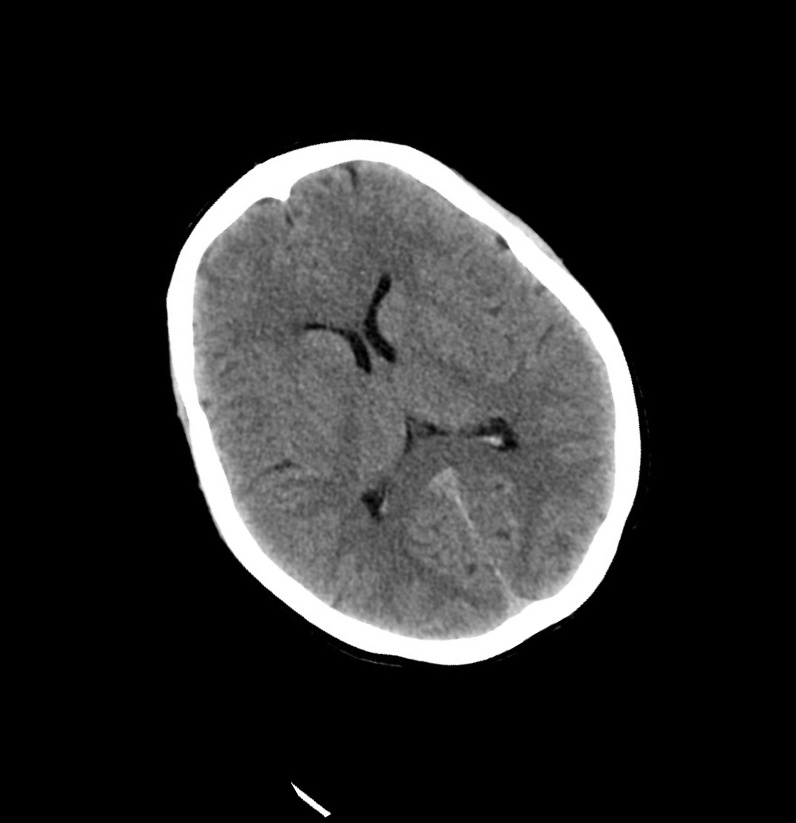
#> input picture Data/CT_rotatedLeft/rotatedLeft_10.jpg, 796 x 823 px, found by its file name
$ python -i preprocessing.py   (imports and definitions only)
#> lines starting #> are read from the running program, lines starting #| are printed output that depends on the picture; after the words box and inside, x2 and y2 are one past the last pixel; in counts of white or black regions, pixels touching at a corner belong together
import numpy as np
import cv2 as cv
import glob
from matplotlib import pyplot as plt
import imutils
import math
import ntpath
from diagnosis import *
# [1 line not run here, left out]


# [150 lines left out: functions readImage, rotateDatasetLeft, rotateDatasetRight, flipDatasetVertical, rotateFlippedDatasetRight, rotateFlippedDatasetLeft and 6 more, not called in this run]

def cropImage(image, contour, index):
  """
  Crops an image according to a defined contour, then store the image and return it.
  @params image
  @params contour: eliptic shaped figure that represents the brain
  @params index: image index in the dataset
  @rtype image
  """
  xRect, yRect, wRect, hRect = cv.boundingRect(contour)
  croppedImage = image[yRect: yRect+hRect,
               xRect: xRect+wRect]
  # [4 lines of commented-out code are left out]
  return croppedImage

def calculateCircularity(contour):
  """
  Takes a contour (brain shaped) and find its circularity value
  @params contour
  @rtype {double}: a value between 0 and 1
  """
  area = cv.contourArea(contour)
  perimeter = cv.arcLength(contour, True)
  circularity = area/perimeter**2
  return circularity

def calculateRoundness(contour):
  """
  Takes a contour (brain shaped) and find its roundness value
  @params contour
  @rtype {double}: a value between 0 and 1
  """
  area = cv.contourArea(contour)
  perimeter = cv.arcLength(contour, True)
  roundness = 4*math.pi*area/(perimeter**2)
  return roundness

def calculateSolidity(contour):
  area = cv.contourArea(contour)
  hull = cv.convexHull(contour)
  hullArea = cv.contourArea(hull)
  solidity = float(area)/hullArea
  return solidity

def detectBrain(path):
  """
  Detect brain boundries by detecting all contours of image and selecting the largest contour to be the brain.
  This function also find stack circularity values of each detected brain.
  @params path
  """
  circularityValues = []
  roundnessValues = []
  area = []
  convexHullValues=[]
  solidity=[]
  solidityValues=[]
  for count, fileName in enumerate(glob.glob(path)):
    head, tail = ntpath.split(fileName)
    name = tail.replace('.jpg', '')
    actualImage = cv.imread('../Data/CT_sharpened/{0}.jpg'.format(name), cv.IMREAD_COLOR)
#> actualImage is the input picture: shape (823, 796, 3); min 0, max 255, mean 40
    # actualImage = imutils.resize(actualImage, width=200)
    image = cv.imread(fileName, cv.IMREAD_COLOR);
    image = cv.cvtColor(image, cv.COLOR_BGR2GRAY)
    (thresh, imageBW) = cv.threshold(image, 128, 255, cv.THRESH_BINARY | cv.THRESH_OTSU)
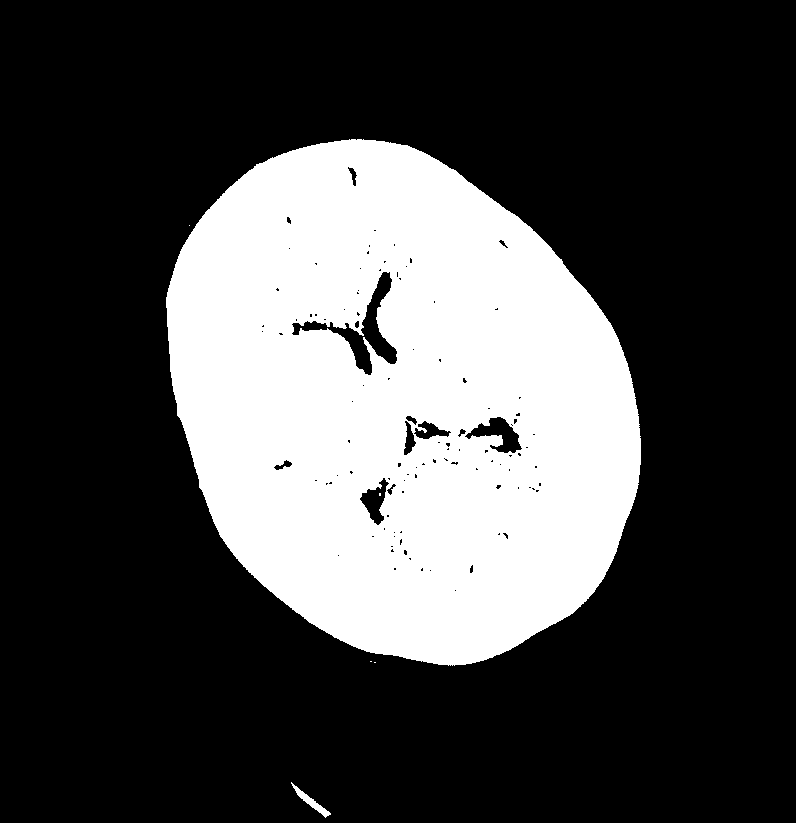
#> imageBW: shape (823, 796); 28.1% white; 6 white regions (4 under 20 px)
#> thresh = 70
    contours, hierarchy = cv.findContours(imageBW, cv.RETR_TREE, cv.CHAIN_APPROX_SIMPLE)
#> contours = 115 contours, 96 with area under 20; largest, box (x1, y1, x2, y2) and area: (166, 139, 641, 666) 188368, (291, 271, 398, 376) 2582, (464, 416, 523, 454) 990, (359, 477, 390, 526) 679, (413, 420, 452, 440) 384
    if len(contours) != 0:
      largestContour = max(contours, key=cv.contourArea)
#> largestContour = contour of 764 points, box (x1, y1, x2, y2) (166, 139, 641, 666), area 188368
      circularity = calculateCircularity(largestContour)
#> in calculateCircularity, `area = cv.contourArea(contour)`: area = 188367.5
#> in calculateCircularity, `perimeter = cv.arcLength(contour, True)`: perimeter = 1670.6
#> in calculateCircularity, `circularity = area/perimeter**2`: circularity = 0.0675
#> circularity = 0.0675
      area.append(getArea(largestContour))
      convexHullValues.append(getConvexHull(largestContour))
      circularityValues.append(circularity)
      roundness = calculateRoundness(largestContour)
#> in calculateRoundness, `area = cv.contourArea(contour)`: area = 188367.5
#> in calculateRoundness, `perimeter = cv.arcLength(contour, True)`: perimeter = 1670.6
#> in calculateRoundness, `roundness = 4*math.pi*area/(perimeter**2)`: roundness = 0.848
#> roundness = 0.848
      roundnessValues.append(roundness)
      solidity = calculateSolidity(largestContour)
#> in calculateSolidity, `area = cv.contourArea(contour)`: area = 188367.5
#> in calculateSolidity, `hull = cv.convexHull(contour)`: hull = contour of 98 points, box (x1, y1, x2, y2) (166, 139, 641, 666), area 189346
#> in calculateSolidity, `hullArea = cv.contourArea(hull)`: hullArea = 189346.5
#> in calculateSolidity, `solidity = float(area)/hullArea`: solidity = 0.995
#> solidity = 0.995
      solidityValues.append(solidity)
      (x,y),radius = cv.minEnclosingCircle(largestContour)
#> x = 401.3; y = 397.5; radius = 275
      center = (int(x),int(y))
#> center = (401, 397)
      radius = int(radius)
#> radius = 274
      croppedImage = cropImage(image, largestContour, name)
#> in cropImage, `xRect, yRect, wRect, hRect = cv.boundingRect(contour)`: xRect = 166; yRect = 139; wRect = 475; hRect = 527
#> in cropImage, `croppedImage = image[yRect: yRect+hRect, xRect: xRect+wRect]`:
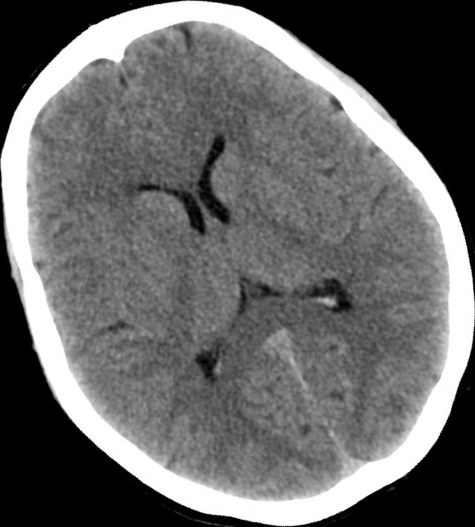
#> croppedImage: shape (527, 475); min 0, max 255, mean 104.3
      croppedImageSmoothed = cv.GaussianBlur(croppedImage, (5,5), cv.BORDER_DEFAULT)
      head, tail = ntpath.split(fileName)
      name = tail.replace('.jpg', '')
      # cv.imwrite('../Data/CT_cropped/{0}.jpg'.format(name), croppedImageSmoothed)
      imageCircled = cv.circle(image,center,radius,(150,70,50),3)
      # [5 lines of commented-out code are left out]
  return circularityValues, roundnessValues, area, solidityValues


# [16 lines left out: function preprocessingScript, not called in this run]

def getCircularityValues():
  [circularityValues, roundness, area, convexHullValues] = detectBrain('../Data/CT_gray/*.jpg')
  return circularityValues

def getRoundnessValues():
  [circularity, roundnessValues, area, convexHullValues] = detectBrain('../Data/CT_gray/*.jpg')
  return roundnessValues

def getArea(contour):
  return cv.contourArea(contour)

def getAreaValues():
  [circularity, roundnessValues, areaValues, solidityValues] = detectBrain('../Data/CT_gray/*.jpg')
  return areaValues

# def getConvexHullValues():
#   [circularity, roundnessValues ,areaValues, convexHullValues] = detectBrain('../Data/CT_gray/*.jpg')
#   return convexHullValues

def getSolidityValues():
  [circularity, roundnessValues, areadValues, solidityValues] = detectBrain('../Data/CT_gray/*.jpg')
  return solidityValues

def getConvexHull(contour):
  return cv.convexHull(contour ,False)

def getDiagnosis():
  return diagnosisList

# getRoundnessValues()
# preprocessingScript()
# rotateFlippedDatasetLeft('../Data/CT_rotatedLeft/*.jpg')
# gatherDataset(['../Data/CT/*.jpg', '../Data/CT_rotatedRight/*.jpg', '../Data/CT_rotatedLeft/*.jpg',
#                '../Data/CT_flippedVertical/*.jpg', '../Data/CT_rotatedFlippedLeft/*.jpg',
#                '../Data/CT_rotatedFlippedRight/*.jpg'])

>>> result = detectBrain('../Data/CT_rotatedLeft/rotatedLeft_10.jpg')
#> result = ([0.0675], [0.848], [188367.5], [0.995])

$ run again, on Data/CT_rotatedLeft/rotatedLeft_18.jpg
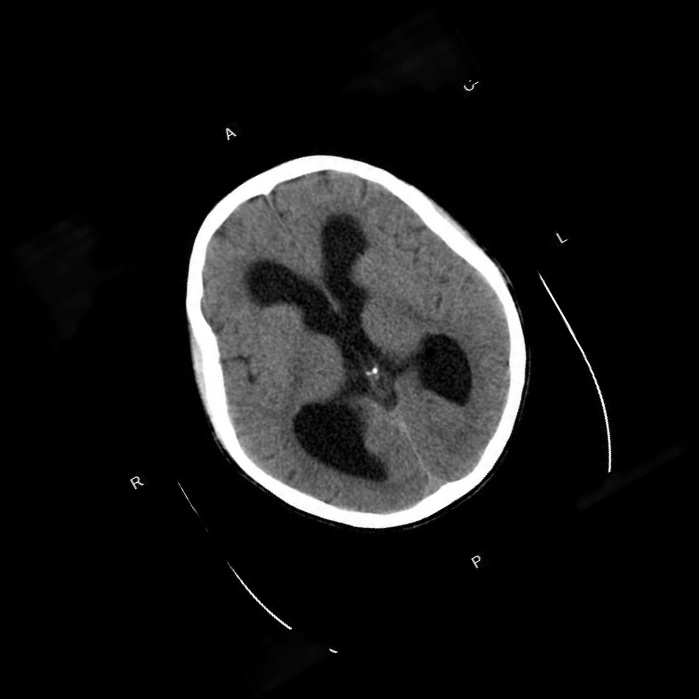
#> input picture Data/CT_rotatedLeft/rotatedLeft_18.jpg, 699 x 699 px, found by its file name
#> in detectBrain, actualImage is the input picture: shape (699, 699, 3); min 0, max 255, mean 23.2
#> in detectBrain, `(thresh, imageBW) = cv.threshold(image, 128, 255, cv.THRESH_BINARY | c..`:
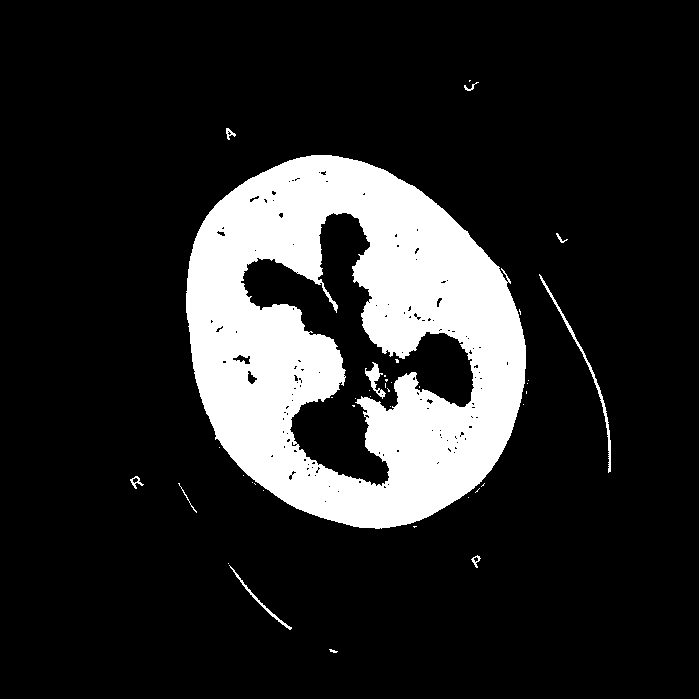
#> imageBW: shape (699, 699); 16% white; 40 white regions (29 under 20 px)
#> thresh = 68
#> contours = 180 contours, 161 with area under 20; largest, box (x1, y1, x2, y2) and area: (186, 155, 526, 529) 97306, (240, 212, 475, 487) 21089, (539, 274, 611, 473) 376, (365, 362, 386, 399) 214, (229, 565, 292, 630) 148
#> largestContour = contour of 552 points, box (x1, y1, x2, y2) (186, 155, 526, 529), area 97306
#> in calculateCircularity, `area = cv.contourArea(contour)`: area = 97306.5
#> in calculateCircularity, `perimeter = cv.arcLength(contour, True)`: perimeter = 1231.3
#> in calculateCircularity, `circularity = area/perimeter**2`: circularity = 0.0642
#> in calculateRoundness, `area = cv.contourArea(contour)`: area = 97306.5
#> in calculateRoundness, `perimeter = cv.arcLength(contour, True)`: perimeter = 1231.3
#> in calculateRoundness, `roundness = 4*math.pi*area/(perimeter**2)`: roundness = 0.807
#> in calculateSolidity, `area = cv.contourArea(contour)`: area = 97306.5
#> hull = contour of 88 points, box (x1, y1, x2, y2) (186, 155, 526, 529), area 98000
#> hullArea = 97999.5
#> in calculateSolidity, `solidity = float(area)/hullArea`: solidity = 0.993
#> in detectBrain, `(x,y),radius = cv.minEnclosingCircle(largestContour)`: x = 349.5; y = 341.5; radius = 191.8
#> center = (349, 341)
#> in detectBrain, `radius = int(radius)`: radius = 191
#> xRect = 186; yRect = 155; wRect = 340; hRect = 374
#> in detectBrain, `croppedImageSmoothed = cv.GaussianBlur(croppedImage, (5,5), cv.BORDER_..`:
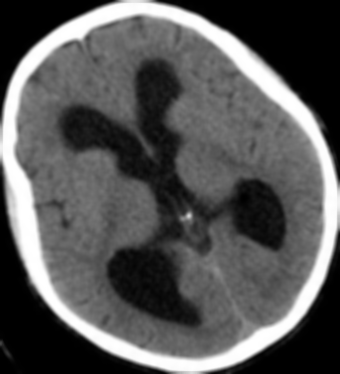
#> croppedImageSmoothed: shape (374, 340); min 0, max 255, mean 86.5
#> result = ([0.0642], [0.807], [97306.5], [0.993])
